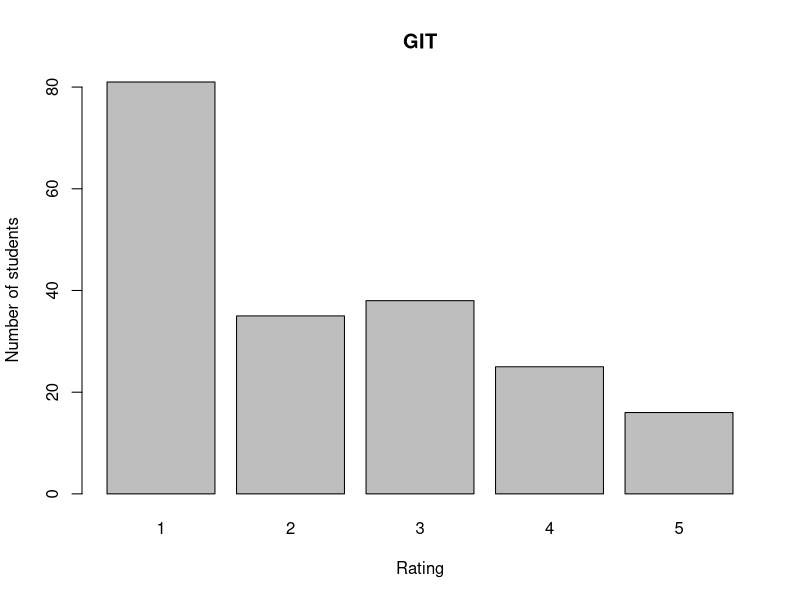
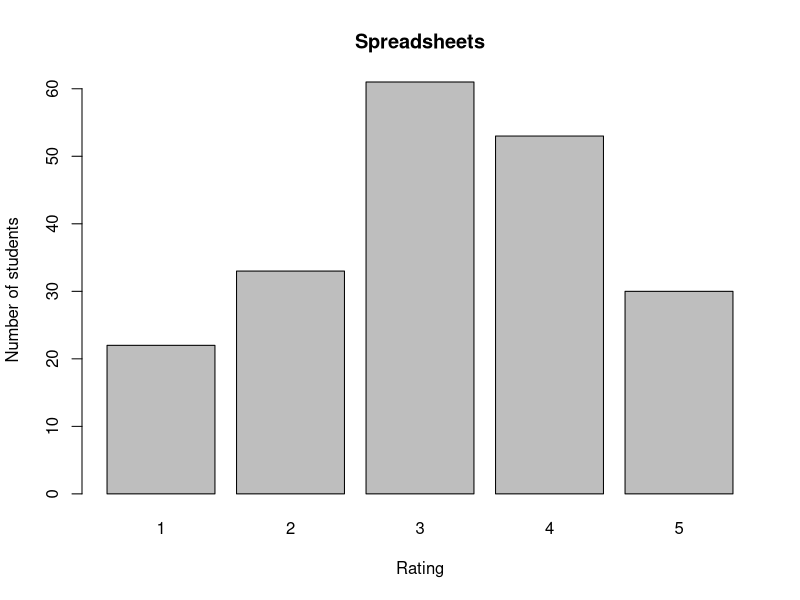
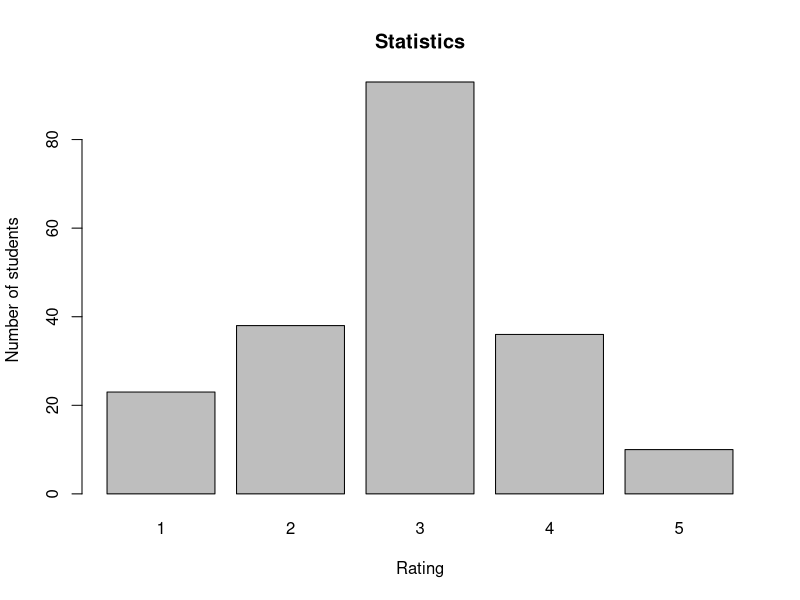
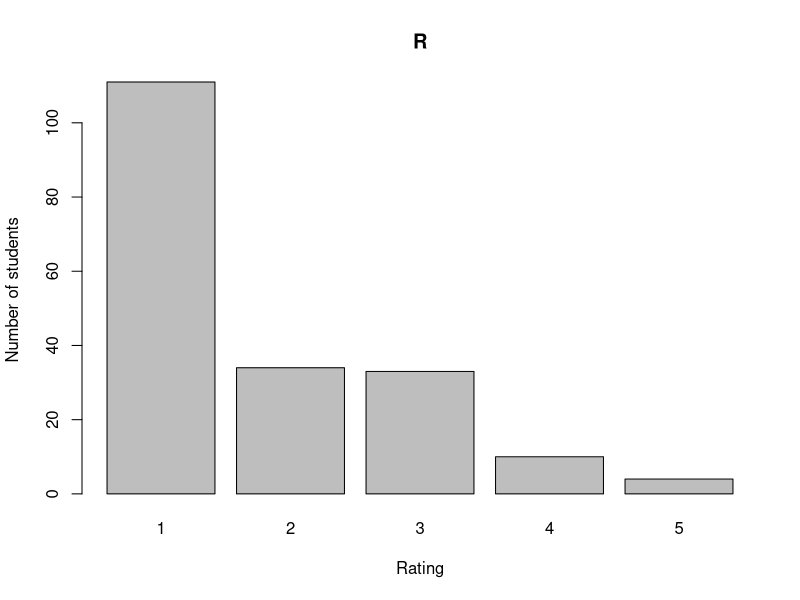
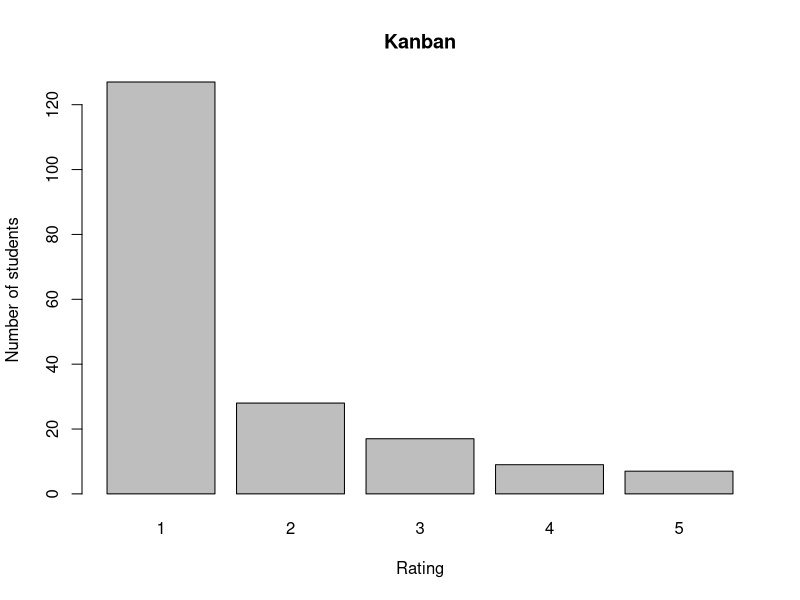

The R source for these figures, in order:
## ---- chunk 1

library(readr)
introsurvey <- read_csv("7COM1079introsurvey.csv", col_types = cols())
df = subset(introsurvey, select = -c(Email,Name) )
for ( col in 1:ncol(df)){
  colnames(df)[col] <-  tail(strsplit(colnames(df)[col],split=" ")[[1]],1)
}

printColumnInfo <- function(clm, lbl){   
  vals<-na.omit(unlist(clm))
  message (sprintf("Mean of %s: %f", lbl,mean(vals)))
  message (sprintf("Table of %s:", lbl))
  print(table(vals))
}

doHistogram<-function(clm,lbl)
{
  vals<-na.omit(unlist(clm))
  barplot(table(vals),main=lbl,
          xlab="Rating",
          ylab="Number of students")
}







## ---- chunk 2
printColumnInfo(df[,4],"GIT")
doHistogram(df[,4],"GIT")
## ---- chunk 3
printColumnInfo(df[,5],"Spreadsheets")
doHistogram(df[,5],"Spreadsheets")
## ---- chunk 4
printColumnInfo(df[,6],"Statistics")
doHistogram(df[,6],"Statistics")
## ---- chunk 5
printColumnInfo(df[,7],"R")
doHistogram(df[,7],"R")
## ---- chunk 6
printColumnInfo(df[,8],"Kanban ")
doHistogram(df[,8],"Kanban")

